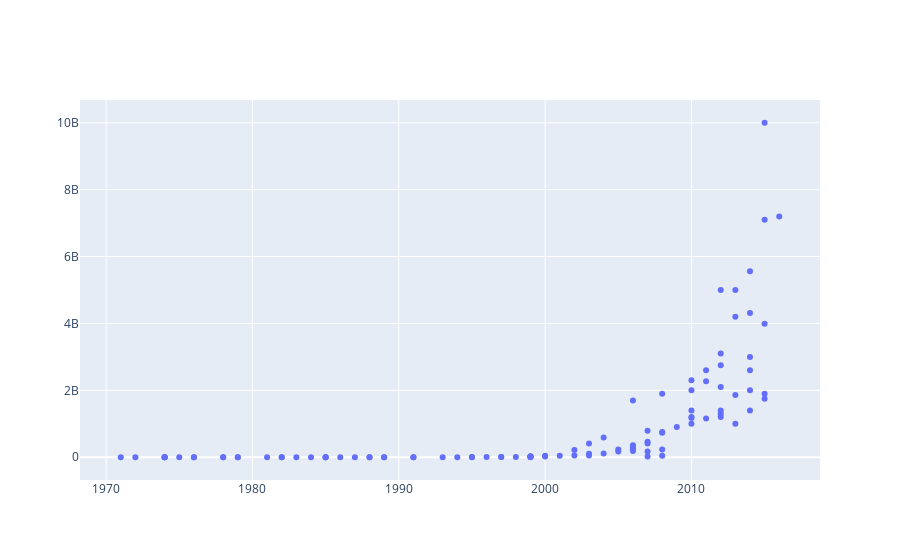

Here is the notebook cell this chart was saved with:
### Code cell
fig = go.Figure()
fig.add_trace(go.Scatter(x=X,y=Y,mode='markers'))
fig.show()
